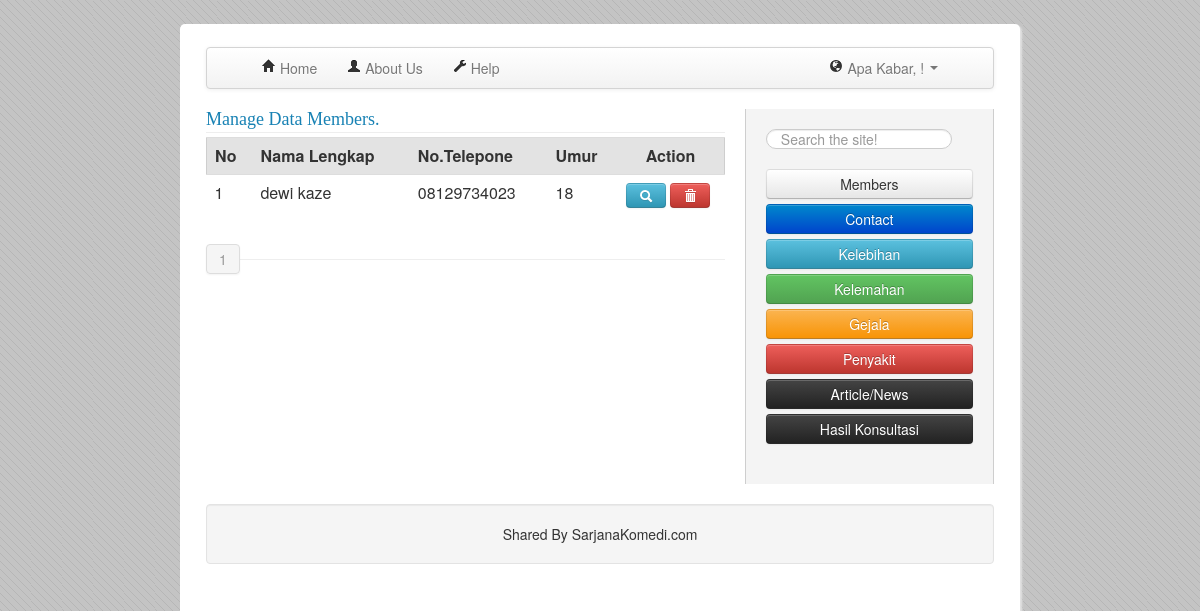
The page /admin/media.php?module=members on the database its author committed.
### tables this page shows
CREATE TABLE IF NOT EXISTS `rb_users` (
  `id_user` int(5) NOT NULL AUTO_INCREMENT,
  `email` varchar(100) NOT NULL,
  `password` varchar(50) NOT NULL,
  `nama_lengkap` varchar(100) NOT NULL,
  `no_telp` varchar(20) NOT NULL,
  `jenis_kelamin` varchar(10) NOT NULL,
  `level` varchar(20) NOT NULL DEFAULT 'member',
  `alamat_lengkap` varchar(255) NOT NULL,
  `umur` varchar(255) NOT NULL,
  PRIMARY KEY (`id_user`)
);

### admin/modul/mod_members/members.php (the view, shortened to what this page needs)
<?php
  $aksi="modul/mod_members/aksi_members.php";
switch($_GET[act]){
  default:
	    echo "<table class='table table-hover' width=100%>
		 <span class='title'>Manage Data Members.</span><hr>
          <tr style='background:#e3e3e3; border:1px solid #cecece;'><th>No</th><th>Nama Lengkap</th><th>No.Telepone</th><th>Umur</th><th style='width:90px; text-align:center;'>Action</th></tr>";
    $p      = new Paging;
    $batas  = 5;
    $posisi = $p->cariPosisi($batas);
	$tampil = mysql_query("SELECT * FROM rb_users where level='member' ORDER BY id_user DESC LIMIT $posisi, $batas");
    $no=1;
    while ($r=mysql_fetch_array($tampil)){
       echo "<tr bgcolor=$warna><td>$no</td>
             <td>$r[nama_lengkap]</td>
		         <td>$r[no_telp]</td>
				 <td>$r[umur]</td>
             <td><a class='btn btn-info' title='Detail Members' href=?module=members&act=editmembers&id=$r[id_user]><i class='icon-search icon-white'></i></a>
				 <a class='btn btn-danger' title='Delete Members' href=$aksi?module=members&act=hapus&id=$r[id_user]><i class='icon-trash icon-white'></i></a></center></td></tr>";
      $no++;
    }
	$jmldata=mysql_num_rows(mysql_query("SELECT * FROM rb_users"));
    $jmlhalaman  = $p->jumlahHalaman($jmldata, $batas);
    $linkHalaman = $p->navHalaman($_GET[halaman], $jmlhalaman);
   		echo "</table><br/><hr>";
		echo "</li></ul>
			  <div style='float:left; margin-top:-20px;' class='pagination'>
			  <ul>
				$linkHalaman
			</ul>
		</div>";
    break;
}
?>

### view/css/style.css (style rules this page uses)
html { font-weight:normal; font-family:Telex; line-height:135%; color:#333; background-color:#c4c4c4; background-image:url('../img/bg.png'); }
body { padding:6px; margin-top:2%; margin-bottom:2%; margin-left: 15%; margin-right: 15%; border-radius:5px; -webkit-box-shadow: 2px 2px 2px #e3e3e3; -moz-box-shadow: 2px 2px 2px #e3e3e3; -khtml-box-shadow: 2px 2px 2px #e3e3e3; box-shadow: 2px 2px 2px #e3e3e3; }
hr { margin-top:3px; margin-bottom:3px; }
.title { font-family: 'segoe print'; font-size:18px; color:#1882b4; }

### rows shown on the page
rb_users: nama_lengkap "dewi kaze", no_telp "08129734023", umur "18"
